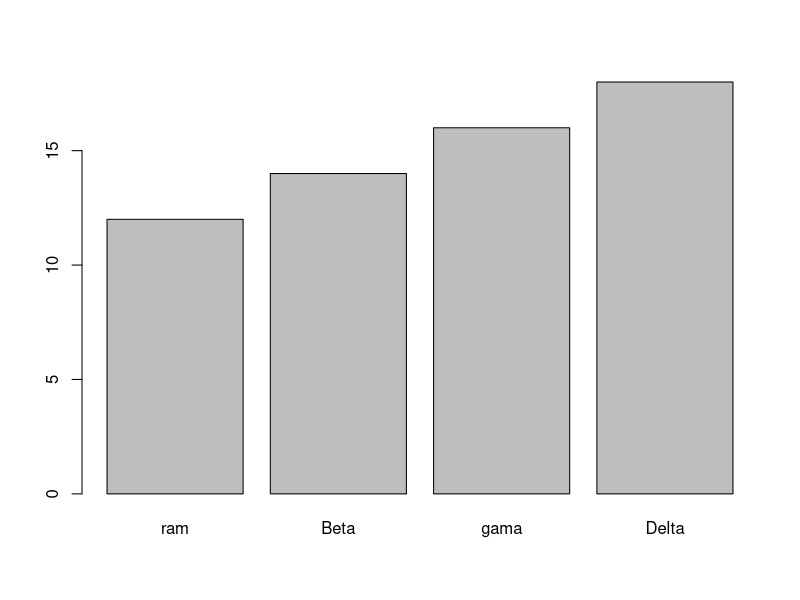

The R script that drew this image:
# x-axis values
x <- c("ram", "Beta", "gama", "Delta")

# y-axis values
y <- c(12, 14, 16, 18)

barplot(y, names.arg = x)
